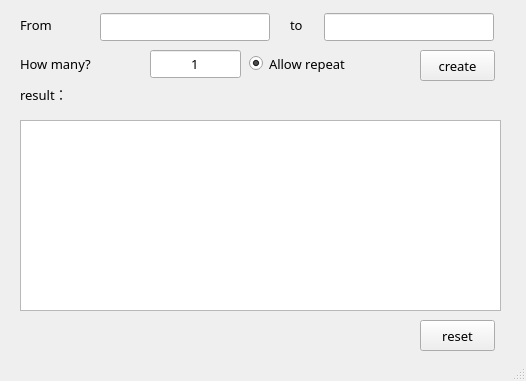
<?xml version="1.0" encoding="UTF-8"?>
<ui version="4.0">
 <class>MainWindow</class>
 <widget class="QMainWindow" name="MainWindow">
  <property name="geometry">
   <rect>
    <x>0</x>
    <y>0</y>
    <width>526</width>
    <height>381</height>
   </rect>
  </property>
  <property name="font">
   <font>
    <family>Noto Sans T Chinese Medium</family>
    <pointsize>12</pointsize>
   </font>
  </property>
  <property name="windowTitle">
   <string>Create Random Numbers</string>
  </property>
  <widget class="QWidget" name="centralWidget">
   <widget class="QPushButton" name="btn_create">
    <property name="geometry">
     <rect>
      <x>420</x>
      <y>50</y>
      <width>75</width>
      <height>31</height>
     </rect>
    </property>
    <property name="font">
     <font>
      <family>Noto Sans CJK TC Medium</family>
      <pointsize>10</pointsize>
      <weight>50</weight>
      <bold>false</bold>
     </font>
    </property>
    <property name="text">
     <string>create</string>
    </property>
   </widget>
   <widget class="QLabel" name="l_num">
    <property name="geometry">
     <rect>
      <x>20</x>
      <y>48</y>
      <width>121</width>
      <height>31</height>
     </rect>
    </property>
    <property name="font">
     <font>
      <family>Noto Sans CJK TC Medium</family>
      <pointsize>10</pointsize>
      <weight>50</weight>
      <bold>false</bold>
     </font>
    </property>
    <property name="text">
     <string>How many?</string>
    </property>
   </widget>
   <widget class="QLabel" name="l_result">
    <property name="geometry">
     <rect>
      <x>20</x>
      <y>82</y>
      <width>91</width>
      <height>23</height>
     </rect>
    </property>
    <property name="font">
     <font>
      <family>Noto Sans CJK TC Medium</family>
      <pointsize>10</pointsize>
      <weight>50</weight>
      <bold>false</bold>
     </font>
    </property>
    <property name="text">
     <string>result：</string>
    </property>
   </widget>
   <widget class="QLineEdit" name="lEdit_num">
    <property name="geometry">
     <rect>
      <x>150</x>
      <y>50</y>
      <width>91</width>
      <height>28</height>
     </rect>
    </property>
    <property name="font">
     <font>
      <family>Noto Sans CJK TC Medium</family>
      <pointsize>10</pointsize>
     </font>
    </property>
    <property name="text">
     <string>1</string>
    </property>
    <property name="alignment">
     <set>Qt::AlignCenter</set>
    </property>
   </widget>
   <widget class="QLabel" name="result_print">
    <property name="geometry">
     <rect>
      <x>20</x>
      <y>120</y>
      <width>411</width>
      <height>161</height>
     </rect>
    </property>
    <property name="font">
     <font>
      <family>Noto Sans T Chinese Medium</family>
      <pointsize>10</pointsize>
     </font>
    </property>
    <property name="text">
     <string/>
    </property>
    <property name="alignment">
     <set>Qt::AlignLeading|Qt::AlignLeft|Qt::AlignTop</set>
    </property>
    <property name="wordWrap">
     <bool>true</bool>
    </property>
   </widget>
   <widget class="QRadioButton" name="radioBtn_repeat">
    <property name="geometry">
     <rect>
      <x>249</x>
      <y>48</y>
      <width>171</width>
      <height>31</height>
     </rect>
    </property>
    <property name="font">
     <font>
      <family>Noto Sans CJK TC Medium</family>
      <pointsize>10</pointsize>
      <weight>50</weight>
      <bold>false</bold>
     </font>
    </property>
    <property name="text">
     <string>Allow repeat</string>
    </property>
    <property name="checked">
     <bool>true</bool>
    </property>
   </widget>
   <widget class="QPushButton" name="btn_reset">
    <property name="geometry">
     <rect>
      <x>420</x>
      <y>320</y>
      <width>75</width>
      <height>31</height>
     </rect>
    </property>
    <property name="font">
     <font>
      <family>Noto Sans CJK TC Medium</family>
      <pointsize>10</pointsize>
      <weight>50</weight>
      <bold>false</bold>
     </font>
    </property>
    <property name="text">
     <string>reset</string>
    </property>
   </widget>
   <widget class="QLabel" name="l_from">
    <property name="geometry">
     <rect>
      <x>20</x>
      <y>13</y>
      <width>71</width>
      <height>23</height>
     </rect>
    </property>
    <property name="font">
     <font>
      <family>Noto Sans CJK TC Medium</family>
      <pointsize>10</pointsize>
      <weight>50</weight>
      <bold>false</bold>
     </font>
    </property>
    <property name="text">
     <string>From</string>
    </property>
   </widget>
   <widget class="QLabel" name="l_to">
    <property name="geometry">
     <rect>
      <x>290</x>
      <y>13</y>
      <width>31</width>
      <height>23</height>
     </rect>
    </property>
    <property name="font">
     <font>
      <family>Noto Sans CJK TC Medium</family>
      <pointsize>10</pointsize>
      <weight>50</weight>
      <bold>false</bold>
     </font>
    </property>
    <property name="text">
     <string>to</string>
    </property>
   </widget>
   <widget class="QLineEdit" name="lEdit_to">
    <property name="geometry">
     <rect>
      <x>324</x>
      <y>13</y>
      <width>170</width>
      <height>28</height>
     </rect>
    </property>
    <property name="font">
     <font>
      <family>Noto Sans CJK TC Medium</family>
      <pointsize>10</pointsize>
     </font>
    </property>
    <property name="alignment">
     <set>Qt::AlignCenter</set>
    </property>
   </widget>
   <widget class="QLineEdit" name="lEdit_from">
    <property name="geometry">
     <rect>
      <x>100</x>
      <y>13</y>
      <width>170</width>
      <height>28</height>
     </rect>
    </property>
    <property name="font">
     <font>
      <family>Noto Sans CJK TC Medium</family>
      <pointsize>10</pointsize>
     </font>
    </property>
    <property name="alignment">
     <set>Qt::AlignCenter</set>
    </property>
   </widget>
   <widget class="QTextEdit" name="textEdit">
    <property name="geometry">
     <rect>
      <x>20</x>
      <y>120</y>
      <width>481</width>
      <height>191</height>
     </rect>
    </property>
    <property name="font">
     <font>
      <family>Noto Sans CJK TC Medium</family>
      <pointsize>10</pointsize>
     </font>
    </property>
   </widget>
  </widget>
  <widget class="QStatusBar" name="statusBar"/>
 </widget>
 <layoutdefault spacing="6" margin="11"/>
 <resources/>
 <connections/>
</ui>
